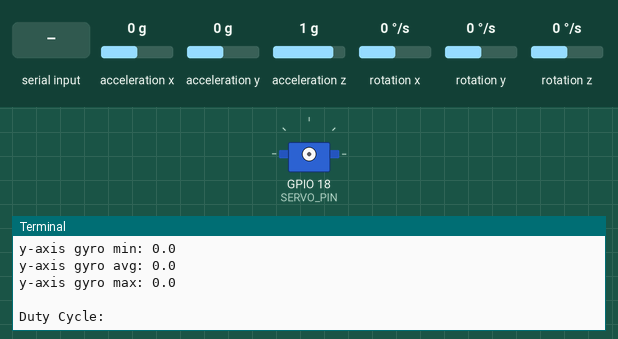
A program run on a simulated Raspberry Pi (BCM pin numbers). On the bench: servo, the last lines printed to the terminal. The inputs (shaded band) are chosen by the test bench; at power-on: acceleration x 0 g, acceleration y 0 g, acceleration z 1 g, rotation x 0 °/s, rotation y 0 °/s, rotation z 0 °/s. Servo angles are drawn from the pulse width (0.5 ms = 0°, 2.5 ms = 180°).

Above: at 2.3 s.
2.4 s: "5" typed at the terminal, then Enter
At 3.0 s:
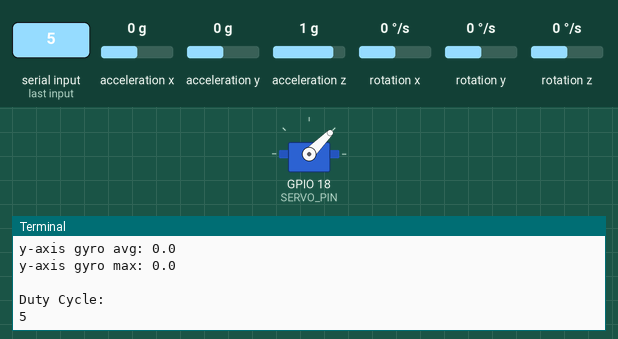
3.9 s: "90" typed at the terminal, then Enter
At 4.8 s:
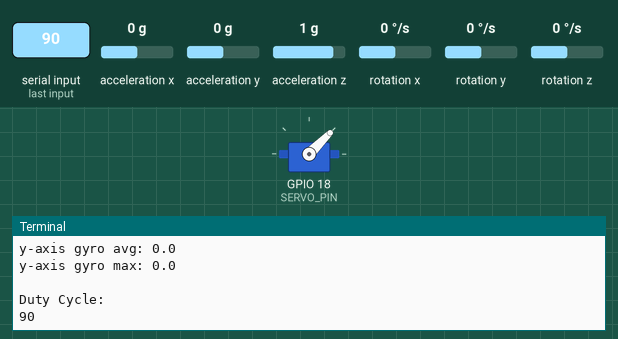

Measured:
- after the input at 2.4 s, the terminal: prints a new line at once (image 1)
- after the input at 3.9 s, the terminal: prints a new line at once (image 2)

The program:

Servo_Accel_testing.py
```python
from mpu6050 import mpu6050
import RPi.GPIO as GPIO

import math
from time import sleep, time
import numpy as np

SERVO_DUTY_MIN = 3
SERVO_DUTY_MAX = 11

SERVO_PIN = 18
SERVO_FREQ = 50

sensor = mpu6050(0x68)

GPIO.setwarnings(False)
GPIO.setmode(GPIO.BCM)
GPIO.setup(SERVO_PIN, GPIO.OUT)

servo = GPIO.PWM(SERVO_PIN, SERVO_FREQ)

servo_duty_cycle = 0
servo.start(servo_duty_cycle)
raw_accel = []
raw_gyro = []

while(servo_duty_cycle != -1):
    sleep(1)

    for i in range(20):
        raw_accel.append(sensor.get_accel_data()['y'])
    min_accel = min(raw_accel)
    avg_accel = sum(raw_accel) / len(raw_accel)
    max_accel = max(raw_accel)
    raw_accel = []

    for i in range(20):
        raw_gyro.append(sensor.get_gyro_data()['y'])
    min_gyro = min(raw_gyro)
    avg_gyro = sum(raw_gyro) / len(raw_gyro)
    max_gyro = max(raw_gyro)
    raw_gyro = []

    print("y-axis accel min: " + str(min_accel))
    print("y-axis accel avg: " + str(avg_accel))
    print("y-axis accel max: " + str(max_accel))
    print('')
    print("y-axis gyro min: " + str(min_gyro))
    print("y-axis gyro avg: " + str(avg_gyro))
    print("y-axis gyro max: " + str(max_gyro))
    print('')


    servo_duty_cycle = float(input('Duty Cycle: '))
    if (servo_duty_cycle != -1):
        servo.ChangeDutyCycle(servo_duty_cycle)

servo.stop()


# servo.start(0)
# for i in range(0, 15, 1):
#     print(i)
#     sleep(1)
#     servo.ChangeDutyCycle(i)
# servo.stop()


# x_sens_array = np.zeros((1000,))
# for i in range(0, 999):
#     x_sens = sensor.get_accel_data()['x']
#     x_sens_array[i] = x_sens
#     if not i % 100:
#         print(x_sens)
# np.save('x_sens_arra', x_sens_array)
```
